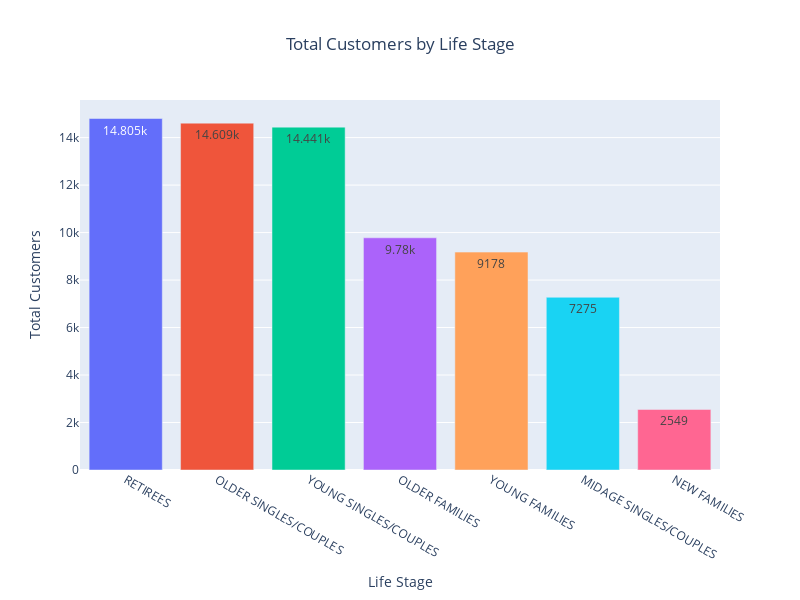

Write notebook code for a chart like this one.
### Code cell
# Graphical representation of the total Customers by life stageq18 using plotly express
fig = px.bar(
    life_stage_count_sorted, #specifying the dataframe containing the required data set
    x = "LIFESTAGE", #specifying the column to be used for x-axis
    y = "LYLTY_CARD_NBR", #specifying the column to be used for y-axis
    labels = {"LIFESTAGE" : "Life Stage", "LYLTY_CARD_NBR" : "Total Customers"}, # Renaming the axis
    title = "Total Customers by Life Stage", #Setting the chart title
    color = "LIFESTAGE", # Using the product name to differentiate the colours
    #orientation = "h", # Setting the orientation to horizontal
    text = "LIFESTAGE", # spcecify column for text labels
    text_auto = True, # automatically display the values on bars
    width = 800, # sets the width of the visuals
    height = 600 # sets the high of the visuals
)

# Center the title of the chart
fig.update_layout(title_x = 0.5) # center aligns the title

# Update the layout to hide the legend
fig.update_layout(showlegend = False)

### Figure 1 — Plotly figure (JSON) as saved in the notebook; plotly's stock layout.template omitted (floating-point values rounded to 4 significant figures)
{"data": [{"alignmentgroup": "True", "hovertemplate": "Life Stage=%{text}<br>Total Customers=%{y}<extra></extra>", "legendgroup": "RETIREES", "marker": {"color": "#636efa", "pattern": {"shape": ""}}, "name": "RETIREES", "offsetgroup": "RETIREES", "orientation": "v", "showlegend": true, "text": ["RETIREES"], "textposition": "auto", "texttemplate": "%{y}", "type": "bar", "x": ["RETIREES"], "xaxis": "x", "y": [14805], "yaxis": "y"}, {"alignmentgroup": "True", "hovertemplate": "Life Stage=%{text}<br>Total Customers=%{y}<extra></extra>", "legendgroup": "OLDER SINGLES/COUPLES", "marker": {"color": "#EF553B", "pattern": {"shape": ""}}, "name": "OLDER SINGLES/COUPLES", "offsetgroup": "OLDER SINGLES/COUPLES", "orientation": "v", "showlegend": true, "text": ["OLDER SINGLES/COUPLES"], "textposition": "auto", "texttemplate": "%{y}", "type": "bar", "x": ["OLDER SINGLES/COUPLES"], "xaxis": "x", "y": [14609], "yaxis": "y"}, {"alignmentgroup": "True", "hovertemplate": "Life Stage=%{text}<br>Total Customers=%{y}<extra></extra>", "legendgroup": "YOUNG SINGLES/COUPLES", "marker": {"color": "#00cc96", "pattern": {"shape": ""}}, "name": "YOUNG SINGLES/COUPLES", "offsetgroup": "YOUNG SINGLES/COUPLES", "orientation": "v", "showlegend": true, "text": ["YOUNG SINGLES/COUPLES"], "textposition": "auto", "texttemplate": "%{y}", "type": "bar", "x": ["YOUNG SINGLES/COUPLES"], "xaxis": "x", "y": [14441], "yaxis": "y"}, {"alignmentgroup": "True", "hovertemplate": "Life Stage=%{text}<br>Total Customers=%{y}<extra></extra>", "legendgroup": "OLDER FAMILIES", "marker": {"color": "#ab63fa", "pattern": {"shape": ""}}, "name": "OLDER FAMILIES", "offsetgroup": "OLDER FAMILIES", "orientation": "v", "showlegend": true, "text": ["OLDER FAMILIES"], "textposition": "auto", "texttemplate": "%{y}", "type": "bar", "x": ["OLDER FAMILIES"], "xaxis": "x", "y": [9780], "yaxis": "y"}, {"alignmentgroup": "True", "hovertemplate": "Life Stage=%{text}<br>Total Customers=%{y}<extra></extra>", "legendgroup": "YOUNG FAMILIES", "marker": {"color": "#FFA15A", "pattern": {"shape": ""}}, "name": "YOUNG FAMILIES", "offsetgroup": "YOUNG FAMILIES", "orientation": "v", "showlegend": true, "text": ["YOUNG FAMILIES"], "textposition": "auto", "texttemplate": "%{y}", "type": "bar", "x": ["YOUNG FAMILIES"], "xaxis": "x", "y": [9178], "yaxis": "y"}, {"alignmentgroup": "True", "hovertemplate": "Life Stage=%{text}<br>Total Customers=%{y}<extra></extra>", "legendgroup": "MIDAGE SINGLES/COUPLES", "marker": {"color": "#19d3f3", "pattern": {"shape": ""}}, "name": "MIDAGE SINGLES/COUPLES", "offsetgroup": "MIDAGE SINGLES/COUPLES", "orientation": "v", "showlegend": true, "text": ["MIDAGE SINGLES/COUPLES"], "textposition": "auto", "texttemplate": "%{y}", "type": "bar", "x": ["MIDAGE SINGLES/COUPLES"], "xaxis": "x", "y": [7275], "yaxis": "y"}, {"alignmentgroup": "True", "hovertemplate": "Life Stage=%{text}<br>Total Customers=%{y}<extra></extra>", "legendgroup": "NEW FAMILIES", "marker": {"color": "#FF6692", "pattern": {"shape": ""}}, "name": "NEW FAMILIES", "offsetgroup": "NEW FAMILIES", "orientation": "v", "showlegend": true, "text": ["NEW FAMILIES"], "textposition": "auto", "texttemplate": "%{y}", "type": "bar", "x": ["NEW FAMILIES"], "xaxis": "x", "y": [2549], "yaxis": "y"}], "layout": {"barmode": "relative", "height": 600, "legend": {"title": {"text": "Life Stage"}, "tracegroupgap": 0}, "showlegend": false, "title": {"text": "Total Customers by Life Stage", "x": 0.5}, "width": 800, "xaxis": {"anchor": "y", "autorange": true, "categoryarray": ["RETIREES", "OLDER SINGLES/COUPLES", "YOUNG SINGLES/COUPLES", "OLDER FAMILIES", "YOUNG FAMILIES", "MIDAGE SINGLES/COUPLES", "NEW FAMILIES"], "categoryorder": "array", "domain": [0, 1], "range": [-0.5, 6.5], "title": {"text": "Life Stage"}, "type": "category"}, "yaxis": {"anchor": "x", "autorange": true, "domain": [0, 1], "range": [0, 15580.0], "title": {"text": "Total Customers"}, "type": "linear"}}}
